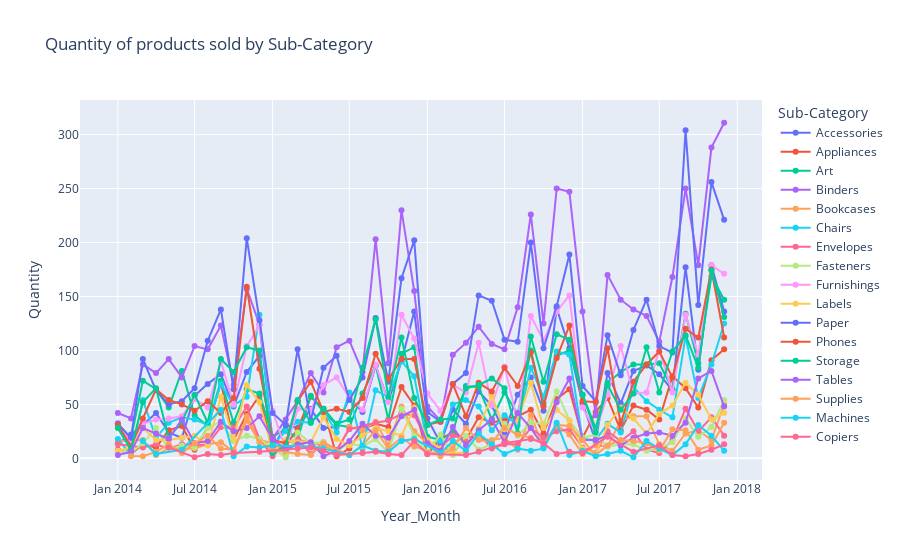

Notebook source saved alongside this figure:
### Code cell
plot(df_models, 'Sub-Category')

### Figure 1 — Plotly figure (JSON) as saved in the notebook; plotly's stock layout.template omitted (floating-point values rounded to 4 significant figures)
{"data": [{"hovertemplate": "Sub-Category=Accessories<br>Year_Month=%{x}<br>Quantity=%{y}<extra></extra>", "legendgroup": "Accessories", "line": {"color": "#636efa", "dash": "solid"}, "marker": {"symbol": "circle"}, "mode": "markers+lines", "name": "Accessories", "orientation": "v", "showlegend": true, "type": "scatter", "x": ["2014-01", "2014-02", "2014-03", "2014-04", "2014-05", "2014-06", "2014-07", "2014-08", "2014-09", "2014-10", "2014-11", "2014-12", "2015-01", "2015-02", "2015-03", "2015-04", "2015-05", "2015-06", "2015-07", "2015-08", "2015-09", "2015-10", "2015-11", "2015-12", "2016-01", "2016-02", "2016-03", "2016-04", "2016-05", "2016-06", "2016-07", "2016-08", "2016-09", "2016-10", "2016-11", "2016-12", "2017-01", "2017-02", "2017-03", "2017-04", "2017-05", "2017-06", "2017-07", "2017-08", "2017-09", "2017-10", "2017-11", "2017-12"], "xaxis": "x", "y": [14, 22, 31, 42, 24, 19, 58, 69, 78, 48, 80, 95, 9, 31, 28, 46, 28, 29, 56, 43, 86, 53, 90, 136, 37, 14, 45, 32, 62, 49, 24, 59, 75, 44, 139, 102, 51, 16, 79, 51, 81, 86, 78, 63, 177, 82, 179, 136], "yaxis": "y"}, {"hovertemplate": "Sub-Category=Appliances<br>Year_Month=%{x}<br>Quantity=%{y}<extra></extra>", "legendgroup": "Appliances", "line": {"color": "#EF553B", "dash": "solid"}, "marker": {"symbol": "circle"}, "mode": "markers+lines", "name": "Appliances", "orientation": "v", "showlegend": true, "type": "scatter", "x": ["2014-01", "2014-02", "2014-03", "2014-04", "2014-05", "2014-06", "2014-07", "2014-08", "2014-09", "2014-10", "2014-11", "2014-12", "2015-01", "2015-02", "2015-03", "2015-04", "2015-05", "2015-06", "2015-07", "2015-08", "2015-09", "2015-10", "2015-11", "2015-12", "2016-01", "2016-02", "2016-03", "2016-04", "2016-05", "2016-06", "2016-07", "2016-08", "2016-09", "2016-10", "2016-11", "2016-12", "2017-01", "2017-02", "2017-03", "2017-04", "2017-05", "2017-06", "2017-07", "2017-08", "2017-09", "2017-10", "2017-11", "2017-12"], "xaxis": "x", "y": [8, 4, 13, 10, 26, 30, 8, 29, 70, 17, 41, 58, 9, 12, 27, 57, 46, 2, 9, 27, 32, 29, 66, 49, 4, 18, 24, 17, 38, 33, 36, 39, 45, 23, 55, 64, 19, 43, 56, 26, 49, 45, 36, 76, 65, 47, 91, 101], "yaxis": "y"}, {"hovertemplate": "Sub-Category=Art<br>Year_Month=%{x}<br>Quantity=%{y}<extra></extra>", "legendgroup": "Art", "line": {"color": "#00cc96", "dash": "solid"}, "marker": {"symbol": "circle"}, "mode": "markers+lines", "name": "Art", "orientation": "v", "showlegend": true, "type": "scatter", "x": ["2014-01", "2014-02", "2014-03", "2014-04", "2014-05", "2014-06", "2014-07", "2014-08", "2014-09", "2014-10", "2014-11", "2014-12", "2015-01", "2015-02", "2015-03", "2015-04", "2015-05", "2015-06", "2015-07", "2015-08", "2015-09", "2015-10", "2015-11", "2015-12", "2016-01", "2016-02", "2016-03", "2016-04", "2016-05", "2016-06", "2016-07", "2016-08", "2016-09", "2016-10", "2016-11", "2016-12", "2017-01", "2017-02", "2017-03", "2017-04", "2017-05", "2017-06", "2017-07", "2017-08", "2017-09", "2017-10", "2017-11", "2017-12"], "xaxis": "x", "y": [32, 18, 72, 64, 47, 81, 40, 30, 72, 33, 64, 60, 20, 27, 18, 58, 43, 31, 29, 60, 86, 36, 97, 103, 20, 17, 24, 67, 66, 36, 61, 41, 100, 51, 95, 100, 59, 28, 70, 80, 87, 87, 88, 64, 134, 88, 169, 147], "yaxis": "y"}, {"hovertemplate": "Sub-Category=Binders<br>Year_Month=%{x}<br>Quantity=%{y}<extra></extra>", "legendgroup": "Binders", "line": {"color": "#ab63fa", "dash": "solid"}, "marker": {"symbol": "circle"}, "mode": "markers+lines", "name": "Binders", "orientation": "v", "showlegend": true, "type": "scatter", "x": ["2014-01", "2014-02", "2014-03", "2014-04", "2014-05", "2014-06", "2014-07", "2014-08", "2014-09", "2014-10", "2014-11", "2014-12", "2015-01", "2015-02", "2015-03", "2015-04", "2015-05", "2015-06", "2015-07", "2015-08", "2015-09", "2015-10", "2015-11", "2015-12", "2016-01", "2016-02", "2016-03", "2016-04", "2016-05", "2016-06", "2016-07", "2016-08", "2016-09", "2016-10", "2016-11", "2016-12", "2017-01", "2017-02", "2017-03", "2017-04", "2017-05", "2017-06", "2017-07", "2017-08", "2017-09", "2017-10", "2017-11", "2017-12"], "xaxis": "x", "y": [42, 37, 87, 79, 92, 75, 104, 101, 123, 68, 157, 124, 18, 36, 53, 79, 61, 103, 109, 80, 203, 88, 230, 155, 48, 35, 96, 107, 122, 106, 101, 140, 226, 125, 250, 247, 136, 40, 170, 147, 138, 132, 108, 168, 250, 179, 288, 311], "yaxis": "y"}, {"hovertemplate": "Sub-Category=Bookcases<br>Year_Month=%{x}<br>Quantity=%{y}<extra></extra>", "legendgroup": "Bookcases", "line": {"color": "#FFA15A", "dash": "solid"}, "marker": {"symbol": "circle"}, "mode": "markers+lines", "name": "Bookcases", "orientation": "v", "showlegend": true, "type": "scatter", "x": ["2014-01", "2014-03", "2014-04", "2014-05", "2014-06", "2014-07", "2014-08", "2014-09", "2014-10", "2014-11", "2014-12", "2015-01", "2015-02", "2015-03", "2015-04", "2015-05", "2015-06", "2015-07", "2015-08", "2015-09", "2015-10", "2015-11", "2015-12", "2016-01", "2016-02", "2016-03", "2016-04", "2016-06", "2016-07", "2016-08", "2016-09", "2016-10", "2016-11", "2016-12", "2017-01", "2017-02", "2017-03", "2017-04", "2017-05", "2017-06", "2017-07", "2017-08", "2017-09", "2017-10", "2017-11", "2017-12"], "xaxis": "x", "y": [16, 17, 3, 9, 9, 9, 13, 15, 6, 39, 17, 14, 4, 18, 14, 12, 6, 29, 26, 34, 12, 48, 25, 14, 2, 15, 19, 17, 19, 8, 40, 10, 31, 22, 4, 12, 11, 35, 39, 39, 13, 7, 23, 26, 17, 50], "yaxis": "y"}, {"hovertemplate": "Sub-Category=Chairs<br>Year_Month=%{x}<br>Quantity=%{y}<extra></extra>", "legendgroup": "Chairs", "line": {"color": "#19d3f3", "dash": "solid"}, "marker": {"symbol": "circle"}, "mode": "markers+lines", "name": "Chairs", "orientation": "v", "showlegend": true, "type": "scatter", "x": ["2014-01", "2014-02", "2014-03", "2014-04", "2014-05", "2014-06", "2014-07", "2014-08", "2014-09", "2014-10", "2014-11", "2014-12", "2015-01", "2015-02", "2015-03", "2015-04", "2015-05", "2015-06", "2015-07", "2015-08", "2015-09", "2015-10", "2015-11", "2015-12", "2016-01", "2016-02", "2016-03", "2016-04", "2016-05", "2016-06", "2016-07", "2016-08", "2016-09", "2016-10", "2016-11", "2016-12", "2017-01", "2017-02", "2017-03", "2017-04", "2017-05", "2017-06", "2017-07", "2017-08", "2017-09", "2017-10", "2017-11", "2017-12"], "xaxis": "x", "y": [18, 3, 54, 19, 33, 38, 36, 31, 69, 49, 57, 133, 12, 25, 34, 33, 44, 24, 61, 9, 63, 57, 90, 76, 13, 16, 50, 54, 48, 26, 40, 31, 84, 57, 99, 96, 18, 17, 32, 24, 66, 53, 45, 38, 113, 56, 87, 125], "yaxis": "y"}, {"hovertemplate": "Sub-Category=Envelopes<br>Year_Month=%{x}<br>Quantity=%{y}<extra></extra>", "legendgroup": "Envelopes", "line": {"color": "#FF6692", "dash": "solid"}, "marker": {"symbol": "circle"}, "mode": "markers+lines", "name": "Envelopes", "orientation": "v", "showlegend": true, "type": "scatter", "x": ["2014-01", "2014-03", "2014-04", "2014-05", "2014-06", "2014-07", "2014-08", "2014-09", "2014-10", "2014-11", "2014-12", "2015-01", "2015-02", "2015-03", "2015-04", "2015-05", "2015-06", "2015-07", "2015-09", "2015-10", "2015-11", "2015-12", "2016-01", "2016-02", "2016-03", "2016-04", "2016-05", "2016-06", "2016-07", "2016-08", "2016-09", "2016-10", "2016-11", "2016-12", "2017-01", "2017-02", "2017-03", "2017-04", "2017-05", "2017-06", "2017-07", "2017-08", "2017-09", "2017-10", "2017-11", "2017-12"], "xaxis": "x", "y": [13, 10, 13, 9, 13, 12, 13, 29, 28, 48, 18, 2, 14, 18, 4, 15, 8, 27, 33, 35, 41, 40, 16, 10, 21, 18, 23, 9, 13, 13, 28, 19, 25, 27, 10, 5, 25, 16, 25, 8, 5, 17, 46, 25, 38, 21], "yaxis": "y"}, {"hovertemplate": "Sub-Category=Fasteners<br>Year_Month=%{x}<br>Quantity=%{y}<extra></extra>", "legendgroup": "Fasteners", "line": {"color": "#B6E880", "dash": "solid"}, "marker": {"symbol": "circle"}, "mode": "markers+lines", "name": "Fasteners", "orientation": "v", "showlegend": true, "type": "scatter", "x": ["2014-01", "2014-02", "2014-03", "2014-04", "2014-05", "2014-06", "2014-07", "2014-08", "2014-09", "2014-10", "2014-11", "2014-12", "2015-02", "2015-03", "2015-04", "2015-05", "2015-06", "2015-07", "2015-08", "2015-09", "2015-10", "2015-11", "2015-12", "2016-01", "2016-02", "2016-03", "2016-04", "2016-05", "2016-06", "2016-07", "2016-08", "2016-09", "2016-10", "2016-11", "2016-12", "2017-01", "2017-02", "2017-03", "2017-04", "2017-05", "2017-06", "2017-07", "2017-08", "2017-09", "2017-10", "2017-11", "2017-12"], "xaxis": "x", "y": [7, 5, 14, 28, 8, 12, 10, 28, 34, 16, 21, 18, 1, 24, 14, 15, 7, 14, 11, 18, 5, 46, 21, 6, 22, 3, 21, 8, 13, 32, 21, 33, 32, 62, 35, 19, 22, 11, 13, 13, 7, 9, 15, 37, 20, 29, 54], "yaxis": "y"}, {"hovertemplate": "Sub-Category=Furnishings<br>Year_Month=%{x}<br>Quantity=%{y}<extra></extra>", "legendgroup": "Furnishings", "line": {"color": "#FF97FF", "dash": "solid"}, "marker": {"symbol": "circle"}, "mode": "markers+lines", "name": "Furnishings", "orientation": "v", "showlegend": true, "type": "scatter", "x": ["2014-01", "2014-02", "2014-03", "2014-04", "2014-05", "2014-06", "2014-07", "2014-08", "2014-09", "2014-10", "2014-11", "2014-12", "2015-01", "2015-02", "2015-03", "2015-04", "2015-05", "2015-06", "2015-07", "2015-08", "2015-09", "2015-10", "2015-11", "2015-12", "2016-01", "2016-02", "2016-03", "2016-04", "2016-05", "2016-06", "2016-07", "2016-08", "2016-09", "2016-10", "2016-11", "2016-12", "2017-01", "2017-02", "2017-03", "2017-04", "2017-05", "2017-06", "2017-07", "2017-08", "2017-09", "2017-10", "2017-11", "2017-12"], "xaxis": "x", "y": [33, 14, 32, 36, 37, 39, 55, 47, 90, 50, 104, 123, 44, 8, 46, 45, 68, 75, 56, 45, 87, 52, 133, 111, 60, 44, 68, 61, 107, 49, 85, 34, 132, 109, 136, 151, 47, 25, 59, 104, 60, 61, 101, 61, 133, 96, 179, 171], "yaxis": "y"}, {"hovertemplate": "Sub-Category=Labels<br>Year_Month=%{x}<br>Quantity=%{y}<extra></extra>", "legendgroup": "Labels", "line": {"color": "#FECB52", "dash": "solid"}, "marker": {"symbol": "circle"}, "mode": "markers+lines", "name": "Labels", "orientation": "v", "showlegend": true, "type": "scatter", "x": ["2014-01", "2014-02", "2014-03", "2014-04", "2014-05", "2014-06", "2014-07", "2014-08", "2014-09", "2014-10", "2014-11", "2014-12", "2015-01", "2015-02", "2015-03", "2015-04", "2015-05", "2015-06", "2015-07", "2015-08", "2015-09", "2015-10", "2015-11", "2015-12", "2016-01", "2016-02", "2016-03", "2016-04", "2016-05", "2016-06", "2016-07", "2016-08", "2016-09", "2016-10", "2016-11", "2016-12", "2017-01", "2017-02", "2017-03", "2017-04", "2017-05", "2017-06", "2017-07", "2017-08", "2017-09", "2017-10", "2017-11", "2017-12"], "xaxis": "x", "y": [7, 10, 28, 17, 17, 19, 21, 12, 57, 18, 68, 52, 6, 17, 15, 15, 38, 18, 12, 21, 28, 25, 21, 47, 17, 9, 4, 6, 28, 58, 27, 36, 70, 28, 45, 35, 9, 4, 31, 47, 37, 23, 41, 49, 70, 59, 36, 42], "yaxis": "y"}, {"hovertemplate": "Sub-Category=Paper<br>Year_Month=%{x}<br>Quantity=%{y}<extra></extra>", "legendgroup": "Paper", "line": {"color": "#636efa", "dash": "solid"}, "marker": {"symbol": "circle"}, "mode": "markers+lines", "name": "Paper", "orientation": "v", "showlegend": true, "type": "scatter", "x": ["2014-01", "2014-02", "2014-03", "2014-04", "2014-05", "2014-06", "2014-07", "2014-08", "2014-09", "2014-10", "2014-11", "2014-12", "2015-01", "2015-02", "2015-03", "2015-04", "2015-05", "2015-06", "2015-07", "2015-08", "2015-09", "2015-10", "2015-11", "2015-12", "2016-01", "2016-02", "2016-03", "2016-04", "2016-05", "2016-06", "2016-07", "2016-08", "2016-09", "2016-10", "2016-11", "2016-12", "2017-01", "2017-02", "2017-03", "2017-04", "2017-05", "2017-06", "2017-07", "2017-08", "2017-09", "2017-10", "2017-11", "2017-12"], "xaxis": "x", "y": [32, 19, 92, 63, 50, 53, 65, 109, 138, 64, 204, 128, 42, 31, 101, 35, 84, 95, 54, 75, 130, 71, 167, 202, 43, 34, 69, 79, 151, 146, 110, 108, 200, 102, 141, 189, 67, 53, 114, 77, 119, 147, 104, 98, 304, 142, 256, 221], "yaxis": "y"}, {"hovertemplate": "Sub-Category=Phones<br>Year_Month=%{x}<br>Quantity=%{y}<extra></extra>", "legendgroup": "Phones", "line": {"color": "#EF553B", "dash": "solid"}, "marker": {"symbol": "circle"}, "mode": "markers+lines", "name": "Phones", "orientation": "v", "showlegend": true, "type": "scatter", "x": ["2014-01", "2014-02", "2014-03", "2014-04", "2014-05", "2014-06", "2014-07", "2014-08", "2014-09", "2014-10", "2014-11", "2014-12", "2015-01", "2015-02", "2015-03", "2015-04", "2015-05", "2015-06", "2015-07", "2015-08", "2015-09", "2015-10", "2015-11", "2015-12", "2016-01", "2016-02", "2016-03", "2016-04", "2016-05", "2016-06", "2016-07", "2016-08", "2016-09", "2016-10", "2016-11", "2016-12", "2017-01", "2017-02", "2017-03", "2017-04", "2017-05", "2017-06", "2017-07", "2017-08", "2017-09", "2017-10", "2017-11", "2017-12"], "xaxis": "x", "y": [31, 11, 37, 64, 54, 50, 44, 53, 42, 56, 159, 83, 17, 14, 53, 71, 43, 46, 43, 56, 97, 73, 92, 92, 31, 34, 69, 39, 70, 62, 84, 67, 98, 48, 93, 123, 53, 52, 102, 32, 71, 87, 99, 75, 120, 112, 175, 112], "yaxis": "y"}, {"hovertemplate": "Sub-Category=Storage<br>Year_Month=%{x}<br>Quantity=%{y}<extra></extra>", "legendgroup": "Storage", "line": {"color": "#00cc96", "dash": "solid"}, "marker": {"symbol": "circle"}, "mode": "markers+lines", "name": "Storage", "orientation": "v", "showlegend": true, "type": "scatter", "x": ["2014-01", "2014-02", "2014-03", "2014-04", "2014-05", "2014-06", "2014-07", "2014-08", "2014-09", "2014-10", "2014-11", "2014-12", "2015-01", "2015-02", "2015-03", "2015-04", "2015-05", "2015-06", "2015-07", "2015-08", "2015-09", "2015-10", "2015-11", "2015-12", "2016-01", "2016-02", "2016-03", "2016-04", "2016-05", "2016-06", "2016-07", "2016-08", "2016-09", "2016-10", "2016-11", "2016-12", "2017-01", "2017-02", "2017-03", "2017-04", "2017-05", "2017-06", "2017-07", "2017-08", "2017-09", "2017-10", "2017-11", "2017-12"], "xaxis": "x", "y": [28, 8, 52, 65, 19, 34, 59, 33, 92, 80, 103, 100, 5, 11, 54, 33, 46, 32, 36, 84, 129, 57, 112, 56, 31, 36, 37, 65, 68, 74, 65, 23, 113, 71, 115, 110, 59, 24, 68, 45, 60, 103, 61, 99, 114, 84, 174, 131], "yaxis": "y"}, {"hovertemplate": "Sub-Category=Tables<br>Year_Month=%{x}<br>Quantity=%{y}<extra></extra>", "legendgroup": "Tables", "line": {"color": "#ab63fa", "dash": "solid"}, "marker": {"symbol": "circle"}, "mode": "markers+lines", "name": "Tables", "orientation": "v", "showlegend": true, "type": "scatter", "x": ["2014-01", "2014-02", "2014-03", "2014-04", "2014-05", "2014-06", "2014-07", "2014-08", "2014-09", "2014-10", "2014-11", "2014-12", "2015-01", "2015-02", "2015-03", "2015-04", "2015-05", "2015-06", "2015-07", "2015-08", "2015-09", "2015-10", "2015-11", "2015-12", "2016-01", "2016-02", "2016-03", "2016-04", "2016-05", "2016-06", "2016-07", "2016-08", "2016-09", "2016-10", "2016-11", "2016-12", "2017-01", "2017-02", "2017-03", "2017-04", "2017-05", "2017-06", "2017-07", "2017-08", "2017-09", "2017-10", "2017-11", "2017-12"], "xaxis": "x", "y": [3, 6, 28, 23, 18, 36, 14, 16, 34, 25, 28, 39, 18, 8, 13, 15, 2, 7, 16, 32, 21, 19, 39, 45, 14, 7, 29, 12, 26, 36, 15, 42, 28, 11, 52, 74, 17, 17, 21, 12, 19, 23, 24, 21, 33, 74, 81, 48], "yaxis": "y"}, {"hovertemplate": "Sub-Category=Supplies<br>Year_Month=%{x}<br>Quantity=%{y}<extra></extra>", "legendgroup": "Supplies", "line": {"color": "#FFA15A", "dash": "solid"}, "marker": {"symbol": "circle"}, "mode": "markers+lines", "name": "Supplies", "orientation": "v", "showlegend": true, "type": "scatter", "x": ["2014-02", "2014-03", "2014-04", "2014-05", "2014-06", "2014-07", "2014-08", "2014-09", "2014-10", "2014-11", "2014-12", "2015-01", "2015-03", "2015-04", "2015-05", "2015-07", "2015-08", "2015-09", "2015-10", "2015-11", "2015-12", "2016-02", "2016-03", "2016-04", "2016-05", "2016-06", "2016-07", "2016-08", "2016-09", "2016-10", "2016-11", "2016-12", "2017-01", "2017-02", "2017-03", "2017-04", "2017-05", "2017-06", "2017-07", "2017-08", "2017-09", "2017-10", "2017-11", "2017-12"], "xaxis": "x", "y": [2, 2, 6, 13, 5, 14, 21, 9, 8, 35, 15, 8, 4, 3, 14, 3, 12, 26, 9, 19, 11, 3, 9, 28, 17, 15, 28, 22, 19, 14, 31, 30, 17, 3, 12, 17, 16, 14, 7, 27, 26, 8, 12, 33], "yaxis": "y"}, {"hovertemplate": "Sub-Category=Machines<br>Year_Month=%{x}<br>Quantity=%{y}<extra></extra>", "legendgroup": "Machines", "line": {"color": "#19d3f3", "dash": "solid"}, "marker": {"symbol": "circle"}, "mode": "markers+lines", "name": "Machines", "orientation": "v", "showlegend": true, "type": "scatter", "x": ["2014-03", "2014-04", "2014-06", "2014-09", "2014-10", "2014-11", "2014-12", "2015-01", "2015-04", "2015-05", "2015-07", "2015-08", "2015-09", "2015-10", "2015-11", "2015-12", "2016-02", "2016-03", "2016-04", "2016-05", "2016-06", "2016-07", "2016-08", "2016-09", "2016-10", "2016-11", "2016-12", "2017-01", "2017-02", "2017-03", "2017-04", "2017-05", "2017-06", "2017-07", "2017-08", "2017-09", "2017-10", "2017-11", "2017-12"], "xaxis": "x", "y": [16, 4, 8, 45, 2, 11, 10, 12, 11, 9, 3, 12, 7, 6, 16, 18, 5, 16, 7, 23, 13, 4, 9, 7, 9, 33, 3, 7, 2, 4, 7, 1, 16, 9, 3, 13, 31, 21, 7], "yaxis": "y"}, {"hovertemplate": "Sub-Category=Copiers<br>Year_Month=%{x}<br>Quantity=%{y}<extra></extra>", "legendgroup": "Copiers", "line": {"color": "#FF6692", "dash": "solid"}, "marker": {"symbol": "circle"}, "mode": "markers+lines", "name": "Copiers", "orientation": "v", "showlegend": true, "type": "scatter", "x": ["2014-05", "2014-07", "2014-08", "2014-09", "2014-10", "2014-12", "2015-03", "2015-04", "2015-05", "2015-06", "2015-08", "2015-09", "2015-10", "2015-11", "2015-12", "2016-01", "2016-04", "2016-05", "2016-07", "2016-09", "2016-10", "2016-11", "2016-12", "2017-01", "2017-03", "2017-05", "2017-07", "2017-08", "2017-09", "2017-10", "2017-11", "2017-12"], "xaxis": "x", "y": [10, 1, 4, 3, 5, 6, 9, 10, 7, 3, 5, 6, 4, 3, 16, 4, 3, 6, 14, 18, 14, 4, 6, 5, 20, 6, 12, 3, 2, 4, 8, 13], "yaxis": "y"}], "layout": {"legend": {"title": {"text": "Sub-Category"}, "tracegroupgap": 0}, "title": {"text": "Quantity of products sold by Sub-Category"}, "xaxis": {"anchor": "y", "domain": [0, 1], "title": {"text": "Year_Month"}}, "yaxis": {"anchor": "x", "domain": [0, 1], "title": {"text": "Quantity"}}}}
